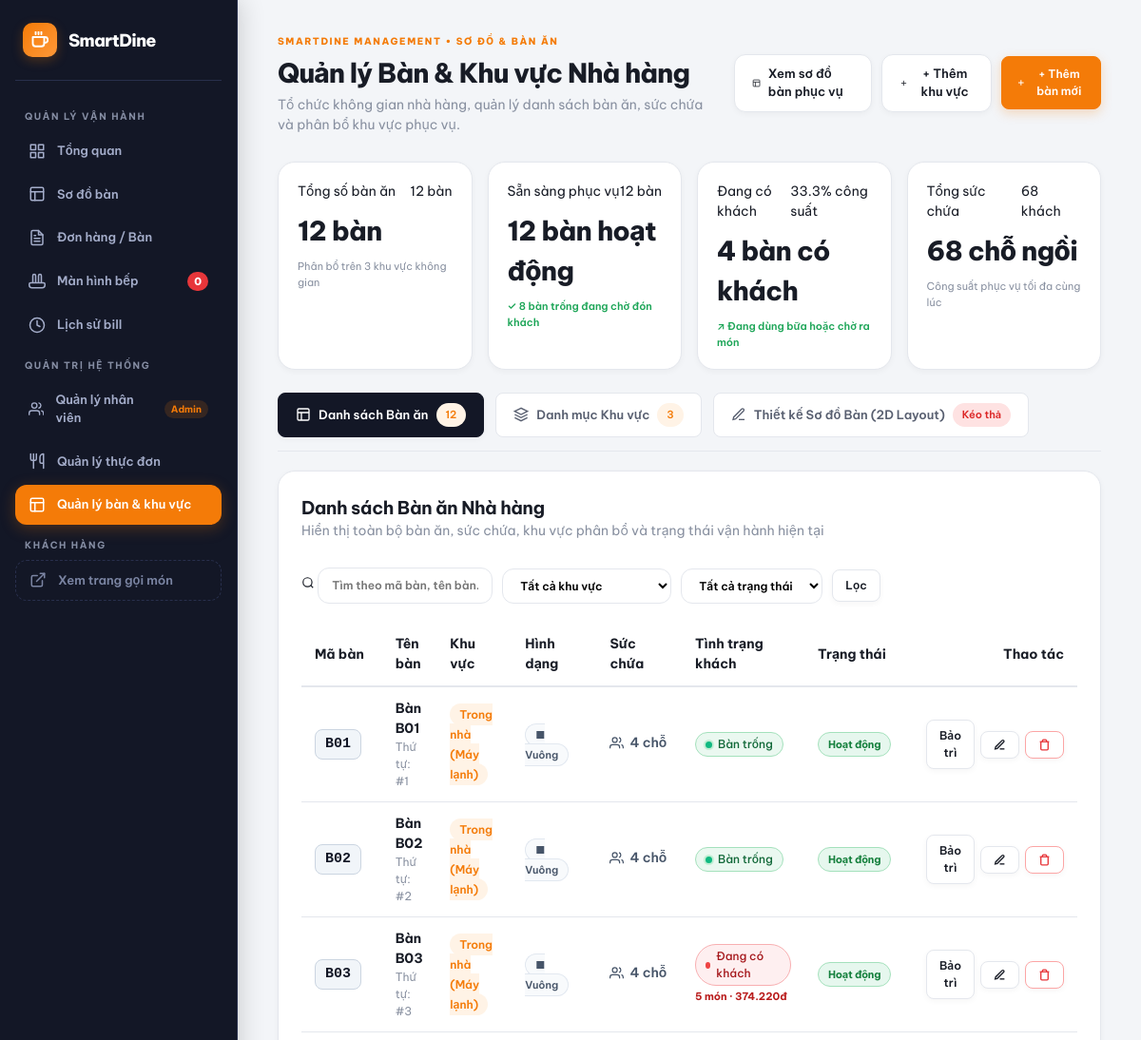
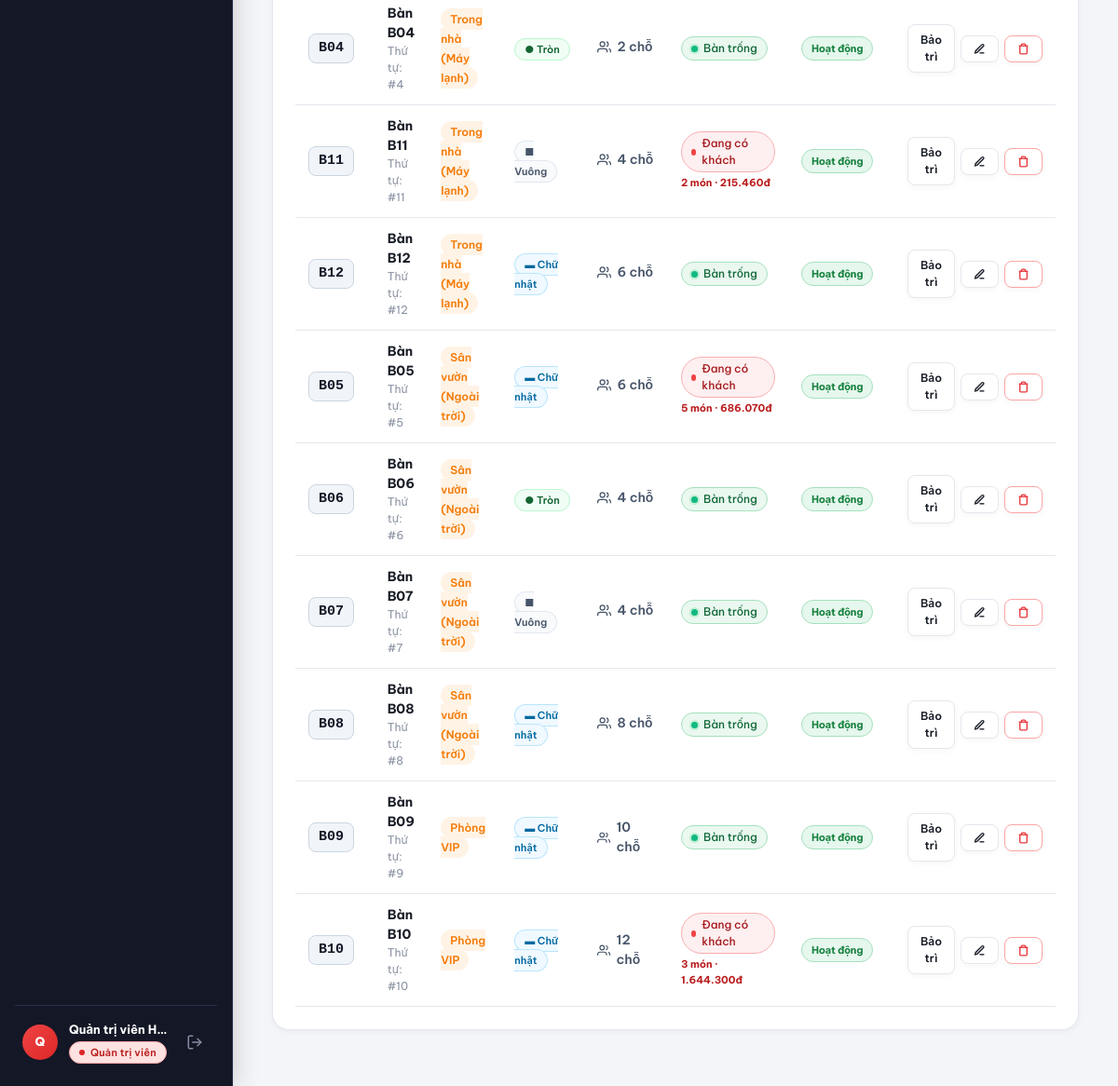
Screenshot of /index.php?page=tables (signed in) with the database file from the repository (2 pictures, top to bottom).
### tables this page shows
CREATE TABLE `dining_tables` (
  `id` int(11) NOT NULL AUTO_INCREMENT,
  `code` varchar(20) NOT NULL,
  `name` varchar(100) NOT NULL,
  `area_id` int(11) NOT NULL,
  `capacity` int(11) NOT NULL DEFAULT 4,
  `pos_x` float NOT NULL DEFAULT 15,
  `pos_y` float NOT NULL DEFAULT 20,
  `shape` enum('square','round','rectangle') NOT NULL DEFAULT 'square',
  `width` int(11) NOT NULL DEFAULT 85,
  `height` int(11) NOT NULL DEFAULT 85,
  `status` enum('active','maintenance','hidden') NOT NULL DEFAULT 'active',
  `sort_order` int(11) NOT NULL DEFAULT 0,
  `created_at` datetime DEFAULT current_timestamp(),
  PRIMARY KEY (`id`),
  UNIQUE KEY `code` (`code`),
  KEY `idx_table_area` (`area_id`),
  KEY `idx_table_code` (`code`),
  KEY `idx_table_status` (`status`),
  CONSTRAINT `fk_dining_tables_area` FOREIGN KEY (`area_id`) REFERENCES `restaurant_areas` (`id`) ON UPDATE CASCADE
);

CREATE TABLE `restaurant_areas` (
  `id` int(11) NOT NULL AUTO_INCREMENT,
  `code` varchar(30) NOT NULL,
  `name` varchar(100) NOT NULL,
  `description` varchar(255) DEFAULT NULL,
  `sort_order` int(11) NOT NULL DEFAULT 0,
  `status` enum('active','inactive') NOT NULL DEFAULT 'active',
  `entrance_pos` varchar(30) NOT NULL DEFAULT 'bottom_center',
  `entrance_x` float NOT NULL DEFAULT 50,
  `entrance_y` float NOT NULL DEFAULT 96,
  `cashier_x` float NOT NULL DEFAULT 14,
  `cashier_y` float NOT NULL DEFAULT 6,
  `created_at` datetime DEFAULT current_timestamp(),
  PRIMARY KEY (`id`),
  UNIQUE KEY `code` (`code`),
  KEY `idx_area_status` (`status`),
  KEY `idx_area_code` (`code`)
);

### pages/tables.php (the view, shortened to what the rows shown need)
<?php
require_once __DIR__ . '/../includes/tables.php';
$currentTab   = $_GET['tab'] ?? 'tables';
$filterArea   = trim($_GET['area'] ?? '');
$filterStatus = trim($_GET['status'] ?? '');
$search       = trim($_GET['search'] ?? '');
$allTables  = getAllDiningTables($filterArea, $filterStatus, $search);
$tableStats = getTableStats();
?>
<div class="dash-header">
  <div>
    <h1>Quản lý Bàn & Khu vực Nhà hàng</h1>
  </div>
</div>
<?php if ($currentTab === 'tables'): ?>
  <section class="panel">
    <div class="panel-title" style="flex-wrap: wrap; gap: 14px;">
      <div>
        <h2>Danh sách Bàn ăn Nhà hàng</h2>
      </div>
    </div>
    <div class="table-wrap" style="overflow-x: auto;">
      <table class="data-table" style="width: 100%; border-collapse: collapse;">
        <thead>
          <tr style="border-bottom: 2px solid var(--line); text-align: left;">
            <th style="padding: 12px 14px; width: 90px;">Mã bàn</th>
            <th style="padding: 12px 14px;">Tên bàn</th>
            <th style="padding: 12px 14px;">Khu vực</th>
            <th style="padding: 12px 14px; width: 100px;">Hình dạng</th>
            <th style="padding: 12px 14px; width: 100px;">Sức chứa</th>
            <th style="padding: 12px 14px; width: 150px;">Tình trạng khách</th>
            <th style="padding: 12px 14px; width: 120px;">Trạng thái</th>
            <th style="padding: 12px 14px; text-align: right; width: 170px;">Thao tác</th>
          </tr>
        </thead>
        <tbody>
          <?php if (empty($allTables)): ?>
            <tr>
              <td colspan="8" style="padding: 30px; text-align: center;" class="muted">
                Không tìm thấy bàn ăn nào phù hợp với bộ lọc tìm kiếm.
              </td>
            </tr>
          <?php else: ?>
            <?php foreach ($allTables as $t): ?>
              <tr style="border-bottom: 1px solid var(--line);">
                <td style="padding: 12px 14px;">
                  <span style="display: inline-block; font-family: monospace; font-size: 15px; font-weight: 800; padding: 4px 10px; border-radius: var(--radius-sm); background: #f1f5f9; color: var(--navy); border: 1px solid #cbd5e1;">
                    <?= htmlspecialchars($t['code']) ?>
                  </span>
                </td>
                <td style="padding: 12px 14px;">
                  <b><?= htmlspecialchars($t['name']) ?></b>
                  <div class="muted" style="font-size: 12px;">Thứ tự: #<?= (int)$t['sort_order'] ?></div>
                </td>
                <td style="padding: 12px 14px;">
                  <span class="badge-pill" style="font-size: 12px;">
                    <?= htmlspecialchars($t['area_name']) ?>
                  </span>
                </td>
                <td style="padding: 12px 14px;">
                  <?php if (($t['shape'] ?? 'square') === 'round'): ?>
                    <span class="badge-pill" style="font-size: 11px; background: #f0fdf4; color: #166534; border: 1px solid #bbf7d0;">● Tròn</span>
                  <?php elseif (($t['shape'] ?? 'square') === 'rectangle'): ?>
                    <span class="badge-pill" style="font-size: 11px; background: #f0f9ff; color: #0369a1; border: 1px solid #bae6fd;">▬ Chữ nhật</span>
                  <?php else: ?>
                    <span class="badge-pill" style="font-size: 11px; background: #f8fafc; color: #475569; border: 1px solid #e2e8f0;">■ Vuông</span>
                  <?php endif; ?>
                </td>
                <td style="padding: 12px 14px;">
                  <span style="display: inline-flex; align-items: center; gap: 6px; font-weight: 600; color: #475569;">
                    <svg width="15" height="15" viewBox="0 0 24 24" fill="none" stroke="currentColor" stroke-width="2"><path d="M17 21v-2a4 4 0 0 0-4-4H5a4 4 0 0 0-4 4v2"></path><circle cx="9" cy="7" r="4"></circle><path d="M23 21v-2a4 4 0 0 0-3-3.87"></path><path d="M16 3.13a4 4 0 0 1 0 7.75"></path></svg>
                    <?= (int)$t['capacity'] ?> chỗ
                  </span>
                </td>
                <td style="padding: 12px 14px;">
                  <?php if ($t['status'] === 'maintenance'): ?>
                    <span class="status-badge" style="background: #f1f5f9; color: #64748b; border: 1px solid #cbd5e1;">
                      <span class="status-indicator" style="background: #94a3b8;"></span> Bảo trì
                    </span>
                  <?php elseif ($t['is_occupied']): ?>
                    <a href="index.php?page=table-order&table=<?= urlencode($t['code']) ?>" title="Xem đơn hàng bàn này" style="text-decoration: none;">
                      <span class="status-badge status-urgent" style="background: #feeff0; color: #a5181c; border: 1px solid #f8afb1;">
                        <span class="status-indicator" style="background: #ef4444;"></span> Đang có khách
                      </span>
                      <div style="font-size: 11px; font-weight: 700; color: #b91c1c; margin-top: 3px;">
                        <?= (int)$t['occupied_items'] ?> món · <?= number_format($t['occupied_total'], 0, ',', '.') ?>đ
                      </div>
                    </a>
                  <?php else: ?>
                    <span class="status-badge status-active" style="background: #eaf8f0; color: #116838; border: 1px solid #a4e1bc;">
                      <span class="status-indicator" style="background: #10b981;"></span> Bàn trống
                    </span>
                  <?php endif; ?>
                </td>
                <td style="padding: 12px 14px;">
                  <?php if ($t['status'] === 'active'): ?>
                    <span class="status status-ready">Hoạt động</span>
                  <?php elseif ($t['status'] === 'maintenance'): ?>
                    <span class="status status-pending">Bảo trì</span>
                  <?php else: ?>
                    <span class="status status-muted">Tạm ẩn</span>
                  <?php endif; ?>
                </td>
                <td style="padding: 12px 14px; text-align: right;">
                  <div style="display: flex; gap: 6px; justify-content: flex-end; align-items: center;">
                    <form method="POST" action="index.php?page=tables" style="display: inline;">
                      <?php if ($t['status'] === 'active'): ?>
                        <button type="submit" class="btn btn-small btn-outline" title="Chuyển sang bảo trì">Bảo trì</button>
                      <?php else: ?>
                        <input type="hidden" name="status" value="active">
                        <button type="submit" class="btn btn-small btn-outline" style="color: var(--green);" title="Kích hoạt mở phục vụ">Mở bán</button>
                      <?php endif; ?>
                    </form>
                    <button type="button" class="btn btn-small btn-outline btn-edit-table"
                            data-id="<?= $t['id'] ?>"
                            data-code="<?= htmlspecialchars($t['code']) ?>"
                            data-name="<?= htmlspecialchars($t['name']) ?>"
                            data-area-id="<?= $t['area_id'] ?>"
                            data-capacity="<?= $t['capacity'] ?>"
                            data-shape="<?= htmlspecialchars($t['shape'] ?? 'square') ?>"
                            data-status="<?= $t['status'] ?>"
                            data-sort-order="<?= $t['sort_order'] ?>"
                            title="Chỉnh sửa thông tin bàn">
                      <svg width="13" height="13" viewBox="0 0 24 24" fill="none" stroke="currentColor" stroke-width="2.5"><path d="M12 20h9"></path><path d="M16.5 3.5a2.121 2.121 0 0 1 3 3L7 19l-4 1 1-4L16.5 3.5z"></path></svg>
                    </button>
                    <button type="button" class="btn btn-small btn-outline btn-delete-table"
                            data-id="<?= $t['id'] ?>"
                            data-code="<?= htmlspecialchars($t['code']) ?>"
                            data-is-occupied="<?= $t['is_occupied'] ? '1' : '0' ?>"
                            style="color: var(--red); border-color: #fca5a5;"
                            title="Xóa bàn này">
                      <svg width="13" height="13" viewBox="0 0 24 24" fill="none" stroke="currentColor" stroke-width="2.5"><polyline points="3 6 5 6 21 6"></polyline><path d="M19 6v14a2 2 0 0 1-2 2H7a2 2 0 0 1-2-2V6m3 0V4a2 2 0 0 1 2-2h4a2 2 0 0 1 2 2v2"></path></svg>
                    </button>
                  </div>
                </td>
              </tr>
            <?php endforeach; ?>
          <?php endif; ?>
        </tbody>
      </table>
    </div>
  </section>
<?php endif; ?>

### rows the page displays
dining_tables: code "B01", name "Bàn B01", sort_order "1", area.name "Trong nhà (Máy lạnh)", shape "■ Vuông", capacity "4", status "active" (drawn)
dining_tables: code "B02", name "Bàn B02", sort_order "2", area.name "Trong nhà (Máy lạnh)", shape "■ Vuông", capacity "4", status "active" (drawn)
dining_tables: code "B03", name "Bàn B03", sort_order "3", area.name "Trong nhà (Máy lạnh)", shape "■ Vuông", capacity "4", occupied_items "5", occupied_total "374.220", status "Hoạt động"
dining_tables: code "B04", name "Bàn B04", sort_order "4", area.name "Trong nhà (Máy lạnh)", shape "● Tròn", capacity "2", status "active" (drawn)
dining_tables: code "B11", name "Bàn B11", sort_order "11", area.name "Trong nhà (Máy lạnh)", shape "■ Vuông", capacity "4", occupied_items "2", occupied_total "215.460", status "Hoạt động"
dining_tables: code "B12", name "Bàn B12", sort_order "12", area.name "Trong nhà (Máy lạnh)", shape "▬ Chữ nhật", capacity "6", status "active" (drawn)
dining_tables: code "B05", name "Bàn B05", sort_order "5", area.name "Sân vườn (Ngoài trời)", shape "▬ Chữ nhật", capacity "6", occupied_items "5", occupied_total "686.070", status "Hoạt động"
dining_tables: code "B06", name "Bàn B06", sort_order "6", area.name "Sân vườn (Ngoài trời)", shape "● Tròn", capacity "4", status "active" (drawn)
dining_tables: code "B07", name "Bàn B07", sort_order "7", area.name "Sân vườn (Ngoài trời)", shape "■ Vuông", capacity "4", status "active" (drawn)
dining_tables: code "B08", name "Bàn B08", sort_order "8", area.name "Sân vườn (Ngoài trời)", shape "▬ Chữ nhật", capacity "8", status "active" (drawn)
dining_tables: code "B09", name "Bàn B09", sort_order "9", area.name "Phòng VIP", shape "▬ Chữ nhật", capacity "10", status "active" (drawn)
dining_tables: code "B10", name "Bàn B10", sort_order "10", area.name "Phòng VIP", shape "▬ Chữ nhật", capacity "12", area "3", occupied_total "1.644.300", status "Hoạt động"

### other values shown
$kitchenOpenCount "0"
$userInitial "Q"
$user['fullname'] ?: $user['username'] "Quản trị viên H…"
$tableStats['total_tables'] "12"
$tableStats['total_areas'] "3"
$tableStats['active_tables'] "12"
$tableStats['empty_tables'] "8"
$tableStats['occupancy_rate'] "33.3"
$tableStats['occupied_tables'] "4"
$tableStats['total_capacity'] "68"
count($allAreas) "3"
